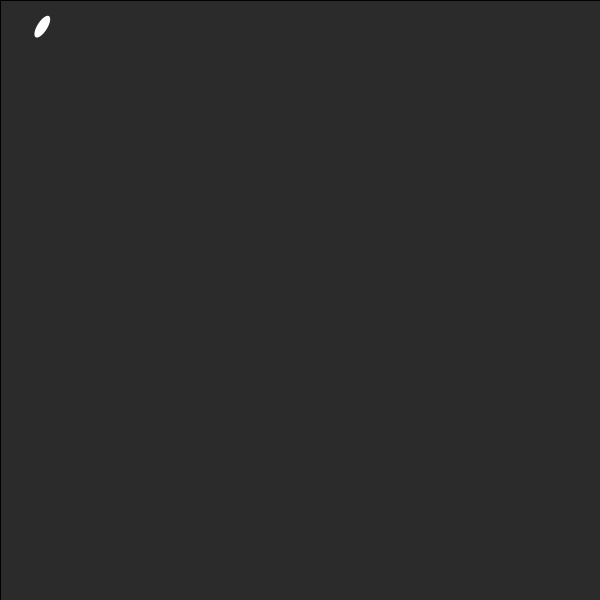
Frame 1 (no input)
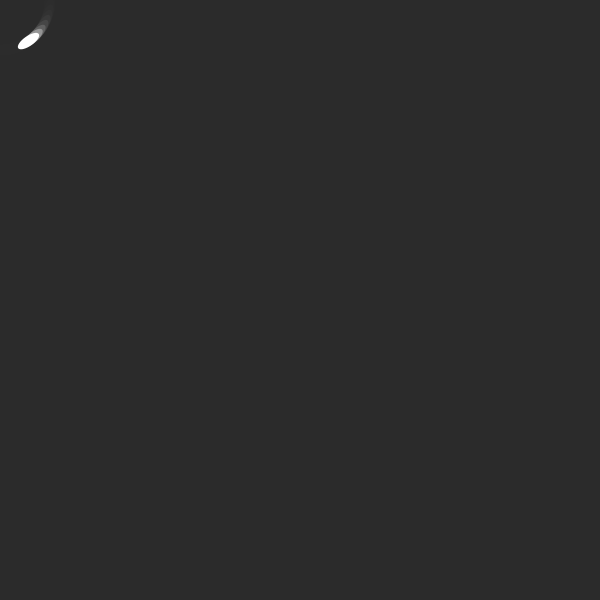
Frame 60 (the mouse pressed at the canvas centre just before this capture)
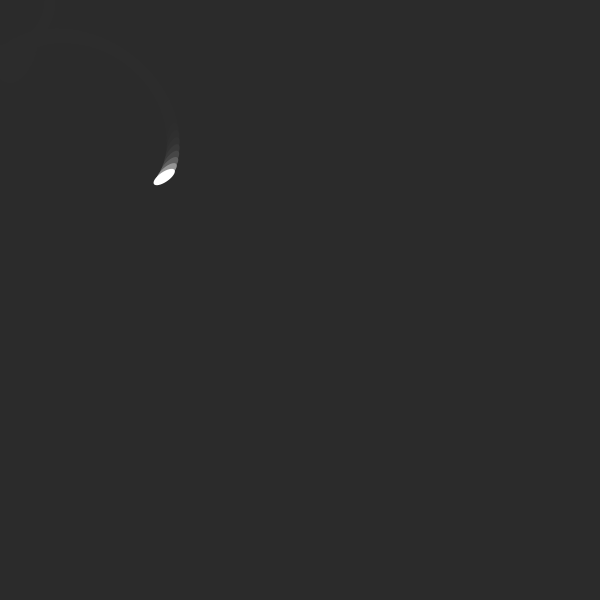
Frame 120 (the mouse held since frame 60 and released just before this capture)

The Processing sketch that drew these frames (run headless with seeded random() and noise(); from frame 60 on, the mouse is pressed at the canvas centre):

// Processing sketch: processing_76787
// ── processing_76787.pde

float xPos = 0;
float yPos = 100;
float VekX = 0;
float VekY = 0;

void setup() {
  size (600, 600);
  frameRate(30);
  smooth();
  background(43);
}

void draw() {

  pushMatrix();
  fill(44, 128);
  rect(0, 0, width, height);
  popMatrix();



  VekX -= (VekX - mouseX) * 0.01;
  VekY -= (VekY - mouseY) * 0.01;

  translate(VekX, VekY);

  rotate( map(millis(), 0, 2000, 0, TWO_PI));
  translate(50, 0);

  noStroke();
  fill(255);

  ellipseMode(CENTER);
  ellipse(0, 0, 10, 25);
}
